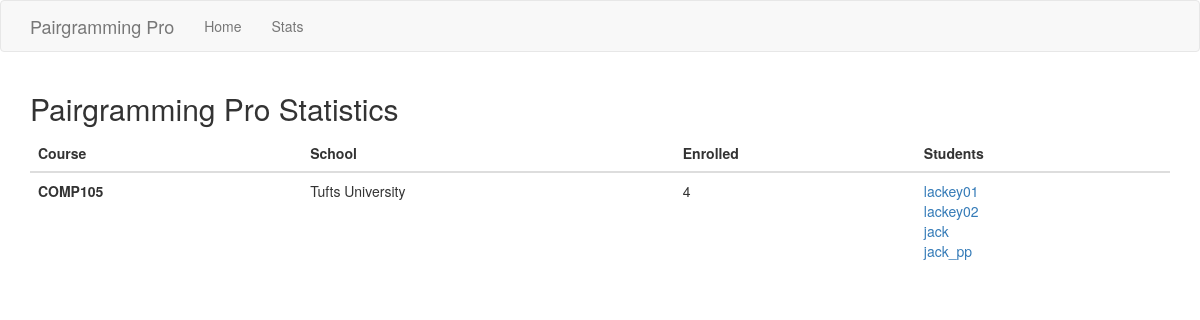
Screenshot of /stats with the database file from the repository.
### app/models.py (models this page shows, shortened)
class Course(db.Model):
    id = db.Column(db.Integer, primary_key=True)
    name = db.Column(db.String(64), index=True, unique=True)
    s_id = db.Column(db.Integer, db.ForeignKey('school.id'))
    students = db.relationship('User', backref='enrolled', lazy='dynamic')

class School(db.Model):
    id = db.Column(db.Integer, primary_key=True)
    name = db.Column(db.String(128), index=True, unique=True)
    courses = db.relationship('Course', backref='institution', lazy='dynamic')
    students = db.relationship('User', backref='attending', lazy='dynamic')
    admin_school = db.Column(db.Boolean)
    def __repr__(self):
        return '{}'.format(self.name)

class User(UserMixin, db.Model):
    id = db.Column(db.Integer, primary_key=True)
    username = db.Column(db.String(128), index=True, unique=True)
    email = db.Column(db.String(128), index=True, unique=True)
    s_id = db.Column(db.Integer, db.ForeignKey('school.id'))
    c_id = db.Column(db.Integer, db.ForeignKey('course.id'))
    password_hash = db.Column(db.String(128))
    free_times = db.relationship('FreeInterval', backref='author', lazy='dynamic')
    taken = db.Column(db.Boolean)
    partner = db.Column(db.String(128))
    p_id = db.Column(db.Integer)

### app/routes.py (the view)
@app.route('/stats', methods=['POST', 'GET'])
def stats():
    schools = School.query.all()
    courses = list(filter(lambda x: x.name != 'COMP1', list(Course.query.all())))
    users   = User.query.all()
    return render_template('stats.html', title='Stats', schools=schools, cn_pair=list(map(lambda x: (x, len(list(x.students))), list(courses))), users=users)

### app/templates/stats.html
{% extends "base.html" %}
{% block app_content %}
<h2>Pairgramming Pro Statistics</h2>
<table class="table">
	<thead>
		<tr>
			<th>
				Course
			</th>
			<th>
				School
			</th>
			<th>
				Enrolled
			</th>
			<th>
				Students
			</th>
		</tr>
	</thead>
	<tbody>
		{% for c in cn_pair %}
			<tr>
				<th>{{c[0].name}}</th>
				<td>{{c[0].institution}}</td>
				<td>{{c[1]}}</td>
				<td>
					{% for s in c[0].students %}
						<a href="{{ url_for('user', username=s.username) }}">{{ s.username }}</a><br>
					{% endfor %}
				</td>
			</tr>
		{% endfor %}
	</tbody>
</table>
{% endblock %}

### rows the page displays
Course: name "COMP105", name "Tufts University", c "4"
User: username "lackey01"
User: username "lackey02"
User: username "jack"
User: username "jack_pp"
